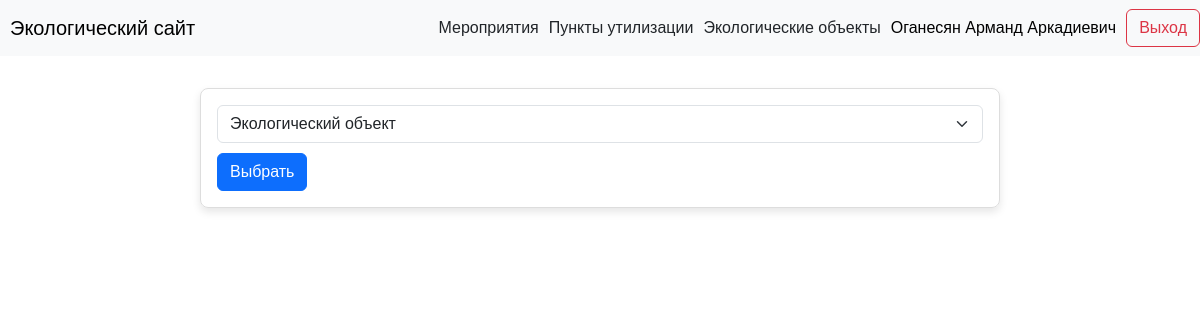
Page /add (signed in) on the earlier database version.
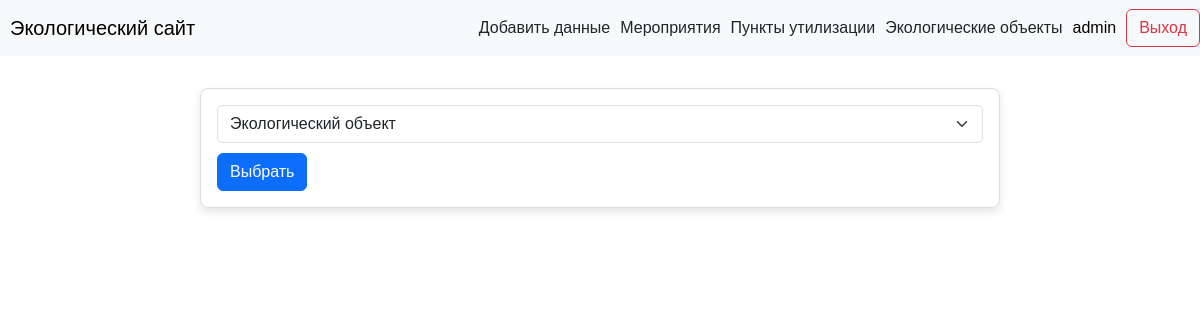
Same page on the later database version.
### data/users.py (models this page shows, shortened)
class User(SqlAlchemyBase, UserMixin, SerializerMixin):
    __tablename__ = 'users'
    id = sqlalchemy.Column(sqlalchemy.Integer,
                           primary_key=True, autoincrement=True)
    name = sqlalchemy.Column(sqlalchemy.String, nullable=True)
    user_level = sqlalchemy.Column(sqlalchemy.String, default='user')
    hashed_password = sqlalchemy.Column(sqlalchemy.String, nullable=False)

### server.py (the view, shortened to what this page needs)
@app.route('/add', methods=['GET', 'POST'])
def add():
    return render_template('add.html', name=current_user.name)

### data/db_session.py (called while the page is built)
def create_session() -> Session:
    global __factory
    return __factory()

### server.py (called while the page is built)
@login_manager.user_loader
def load_user(user_id):
    db_sess = db_session.create_session()
    return db_sess.query(User).get(user_id)

### templates/add.html (shortened to what this page needs)
{% extends 'base.html' %}
{% block content %}
    <form method="POST" action="/add">
        <select class="form-select" aria-label="Пример выбора по умолчанию" name="val" id="val">
            <option selected value="1">Экологический объект</option>
        </select>
        <div class="form-group" style="margin-top: 10px">
            <button type="submit" class="btn btn-primary">Выбрать</button>
        </div>
    </form>
{% endblock %}

### templates/base.html (shortened to what this page needs)
<!doctype html>
<html lang="ru">
<head>
    <link href="https://cdn.jsdelivr.net/npm/bootstrap@5.3.2/dist/css/bootstrap.min.css" rel="stylesheet">
    <link href="https://getbootstrap.com/docs/5.3/assets/css/docs.css" rel="stylesheet">
    <link rel="stylesheet" type="text/css" href="../static/css/style.css">
</head>
<body>
<header>
    <nav class="navbar navbar-light bg-light custom-navbar">
        <a class="navbar-brand" href="/" style="margin-left: 10px; text-align: center;">Экологический сайт</a>
        {% if current_user.is_authenticated %}
        <div class="d-flex flex-row-reverse align-items-center">
            <a class="btn btn-outline-danger" style="margin-left: 10px; text-align: center;" href="/logout">Выход</a>
            <a style="margin-left: 10px; text-align: center; color:black;">{{ name }}</a>
            <a class="nav-link active" aria-current="page" style="margin-left: 10px; text-align: center;" href="/">Экологические объекты</a>
            <a class="nav-link active" aria-current="page" style="margin-left: 10px; text-align: center;" href="/disposal">Пункты утилизации</a>
            <a class="nav-link active" aria-current="page" style="margin-left: 10px; text-align: center;" href="/events">Мероприятия</a>
            {% if current_user.user_level == 'admin' %}
                <a class="nav-link active" aria-current="page" style="margin-left: 10px; text-align: center;" href="/add">Добавить данные</a>
            {% endif %}
        </div>
        {% endif %}
    </nav>
</header>
<main role="main" class="container">
    {% block content %}
    {% endblock %}
</main>
</body>
</html>

Differences in the rows shown:
changed User: name "Оганесян Арманд Аркадиевич" → "admin"; user_level "user" → "admin" (drawn)
Other differences:
text now shown: "Добавить данные"
